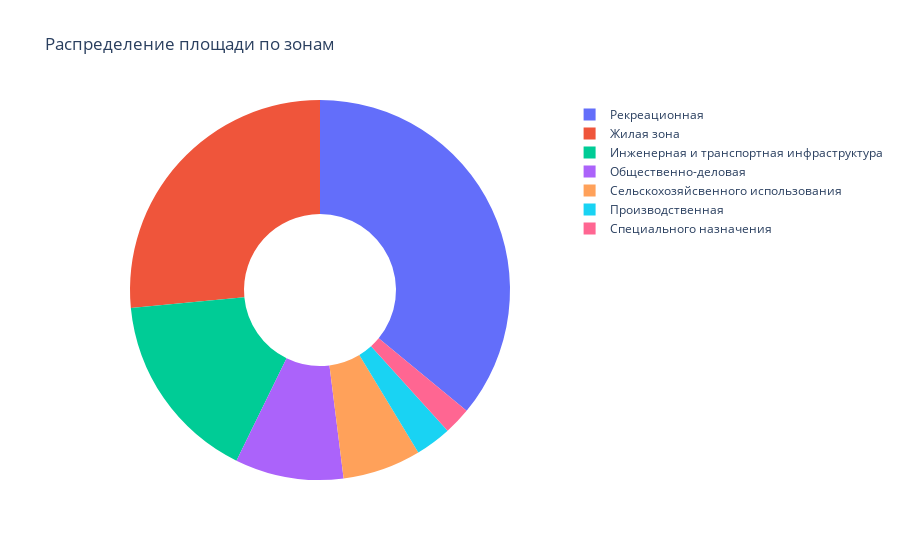

The notebook cell this image was saved under:
### Code cell
# Всплывающие подсказки
custom_hover = [
    f"{label}: {area:.2f} км² ({percent:.1f}%)"
    for label, area, percent in zip(zone_labels, zone_values_km2, zone_percentages)
]

# Создаём кольцевую диаграмму
fig = go.Figure(data=[go.Pie(
    labels=zone_labels,
    values=zone_values_km2,
    textinfo='none',        # без текста в секторе
    hovertext=custom_hover,
    hoverinfo='text',
    hole=0.4                # белый круг в центре
)])

fig.update_layout(title_text="Распределение площади по зонам")
fig.show()

### Figure 1 — Plotly figure (JSON) as saved in the notebook; plotly's stock layout.template omitted (floating-point values rounded to 4 significant figures)
{"data": [{"hole": 0.4, "hoverinfo": "text", "hovertext": ["Сельскохозяйсвенного использования: 335.81 км² (6.7%)", "Инженерная и транспортная инфраструктура: 817.66 км² (16.2%)", "Производственная: 154.37 км² (3.1%)", "Общественно-деловая: 464.78 км² (9.2%)", "Рекреационная: 1810.93 км² (36.0%)", "Жилая зона: 1334.78 км² (26.5%)", "Специального назначения: 116.22 км² (2.3%)"], "labels": ["Сельскохозяйсвенного использования", "Инженерная и транспортная инфраструктура", "Производственная", "Общественно-деловая", "Рекреационная", "Жилая зона", "Специального назначения"], "textinfo": "none", "type": "pie", "values": [335.8, 817.7, 154.4, 464.8, 1811.0, 1335.0, 116.2]}], "layout": {"title": {"text": "Распределение площади по зонам"}}}
